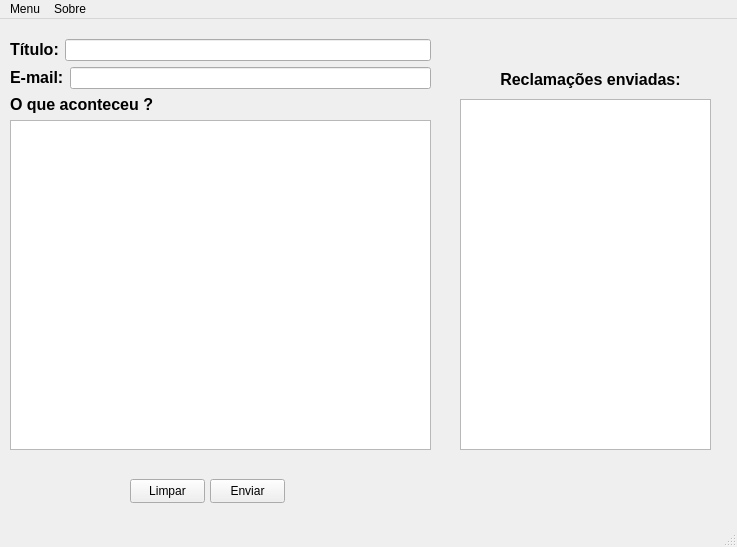
<?xml version="1.0" encoding="UTF-8"?>
<ui version="4.0">
 <class>MainWindow</class>
 <widget class="QMainWindow" name="MainWindow">
  <property name="geometry">
   <rect>
    <x>0</x>
    <y>0</y>
    <width>737</width>
    <height>547</height>
   </rect>
  </property>
  <property name="windowTitle">
   <string>Sistema de reclamações</string>
  </property>
  <widget class="QWidget" name="centralwidget">
   <widget class="QWidget" name="verticalLayoutWidget">
    <property name="geometry">
     <rect>
      <x>10</x>
      <y>20</y>
      <width>421</width>
      <height>411</height>
     </rect>
    </property>
    <layout class="QVBoxLayout" name="verticalLayout">
     <item>
      <layout class="QHBoxLayout" name="horizontalLayout">
       <item>
        <widget class="QLabel" name="label">
         <property name="text">
          <string>&lt;html&gt;&lt;head/&gt;&lt;body&gt;&lt;p&gt;&lt;span style=&quot; font-size:12pt; font-weight:700;&quot;&gt;Título:&lt;/span&gt;&lt;/p&gt;&lt;/body&gt;&lt;/html&gt;</string>
         </property>
        </widget>
       </item>
       <item>
        <widget class="QLineEdit" name="txt_titulo"/>
       </item>
      </layout>
     </item>
     <item>
      <layout class="QVBoxLayout" name="verticalLayout_2">
       <item>
        <layout class="QHBoxLayout" name="horizontalLayout_2">
         <item>
          <widget class="QLabel" name="label_2">
           <property name="text">
            <string>&lt;html&gt;&lt;head/&gt;&lt;body&gt;&lt;p&gt;&lt;span style=&quot; font-size:12pt; font-weight:700;&quot;&gt;E-mail:&lt;/span&gt;&lt;/p&gt;&lt;/body&gt;&lt;/html&gt;</string>
           </property>
          </widget>
         </item>
         <item>
          <widget class="QLineEdit" name="txt_email"/>
         </item>
        </layout>
       </item>
       <item>
        <widget class="QLabel" name="label_3">
         <property name="text">
          <string>&lt;html&gt;&lt;head/&gt;&lt;body&gt;&lt;p&gt;&lt;span style=&quot; font-size:12pt; font-weight:700;&quot;&gt;O que aconteceu ?&lt;/span&gt;&lt;/p&gt;&lt;/body&gt;&lt;/html&gt;</string>
         </property>
        </widget>
       </item>
       <item>
        <widget class="QTextEdit" name="txt_recl"/>
       </item>
      </layout>
     </item>
    </layout>
   </widget>
   <widget class="QPushButton" name="btn_limpar">
    <property name="geometry">
     <rect>
      <x>130</x>
      <y>460</y>
      <width>75</width>
      <height>24</height>
     </rect>
    </property>
    <property name="text">
     <string>Limpar</string>
    </property>
   </widget>
   <widget class="QPushButton" name="btn_enviar">
    <property name="geometry">
     <rect>
      <x>210</x>
      <y>460</y>
      <width>75</width>
      <height>24</height>
     </rect>
    </property>
    <property name="text">
     <string>Enviar</string>
    </property>
   </widget>
   <widget class="QLabel" name="label_4">
    <property name="geometry">
     <rect>
      <x>490</x>
      <y>50</y>
      <width>201</width>
      <height>22</height>
     </rect>
    </property>
    <property name="text">
     <string>&lt;html&gt;&lt;head/&gt;&lt;body&gt;&lt;p align=&quot;center&quot;&gt;&lt;span style=&quot; font-size:12pt; font-weight:700;&quot;&gt;Reclamações enviadas:&lt;/span&gt;&lt;/p&gt;&lt;/body&gt;&lt;/html&gt;</string>
    </property>
   </widget>
   <widget class="QPlainTextEdit" name="plainTextEdit">
    <property name="geometry">
     <rect>
      <x>460</x>
      <y>80</y>
      <width>251</width>
      <height>351</height>
     </rect>
    </property>
    <property name="readOnly">
     <bool>true</bool>
    </property>
   </widget>
  </widget>
  <widget class="QMenuBar" name="menubar">
   <property name="geometry">
    <rect>
     <x>0</x>
     <y>0</y>
     <width>737</width>
     <height>22</height>
    </rect>
   </property>
   <widget class="QMenu" name="menuMenu">
    <property name="title">
     <string>Menu</string>
    </property>
    <addaction name="actionAdicionar"/>
    <addaction name="actionListar"/>
    <addaction name="actionSair"/>
   </widget>
   <widget class="QMenu" name="menuSobre">
    <property name="title">
     <string>Sobre</string>
    </property>
    <addaction name="actionAjuda"/>
   </widget>
   <addaction name="menuMenu"/>
   <addaction name="menuSobre"/>
  </widget>
  <widget class="QStatusBar" name="statusbar"/>
  <action name="actionAdicionar">
   <property name="text">
    <string>Salvar</string>
   </property>
  </action>
  <action name="actionListar">
   <property name="text">
    <string>Listar</string>
   </property>
  </action>
  <action name="actionSair">
   <property name="text">
    <string>Sair</string>
   </property>
  </action>
  <action name="actionAjuda">
   <property name="text">
    <string>Ajuda</string>
   </property>
  </action>
 </widget>
 <resources/>
 <connections/>
</ui>
